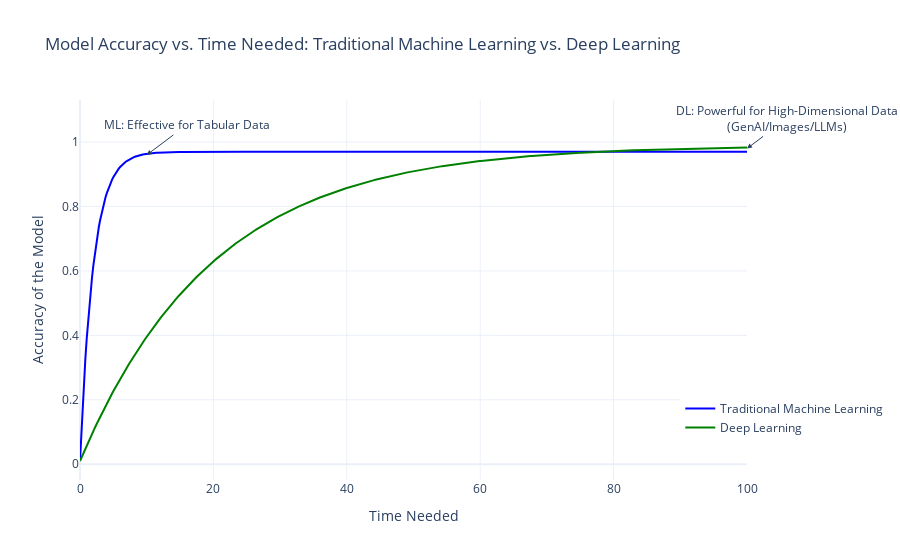

Notebook code for this chart:
### Markdown cell above
### Traditional Machine Learning vs. Deep Learning

In the context of model training, there are significant differences between traditional machine learning (ML) and deep learning (DL), especially in terms of the time required to achieve high accuracy and the types of data they handle effectively.

#### Traditional Machine Learning

- **Effective for Tabular Data**: Traditional ML algorithms, such as decision trees, random forests, and gradient boosting machines, are particularly effective for structured, tabular data.
- **Rapid Initial Improvement**: These algorithms tend to show rapid improvements in accuracy with relatively little computational effort. For example, they can quickly reach around 96% accuracy in the early stages of training.
- **Saturation Point**: Beyond a certain point, further improvements in accuracy become slow and incremental, often reaching a plateau.

#### Deep Learning

- **Powerful for High-Dimensional Data**: Deep learning models, such as neural networks, excel in handling unstructured data with high dimensionality, including images, text (LLMs), and audio. They are also used in generative AI (GenAI).
- **Higher Computational Cost**: Training deep learning models typically requires significantly more computational resources and time compared to traditional ML. These models ***might*** achieve higher accuracy then ML for the tabular data, but this is not always true.
- **Continued Improvement**: While deep learning models improve more slowly initially, they continue to make gains in accuracy over time by applying gradient descent and neural network, eventually surpassing traditional ML models for complex tasks.

#### Clarification on Machine Learning Terminology

In some contexts, the term **machine learning (ML)** is used broadly to include all forms of machine learning, including deep learning. However, in most cases, especially within this course, **machine learning** is used to refer to traditional statistical machine learning methods. Thus, we will distinguish between traditional ML and deep learning (DL) throughout this course.

The following graph illustrates these concepts by comparing the accuracy of traditional ML and DL models over time:

### Code cell
import numpy as np
import plotly.graph_objects as go

# Generate data for traditional machine learning
time = np.linspace(0, 100, 500)  # Time from 0 to 100 with 500 points
accuracy_ml = 0.96 * (1 - np.exp(-time/2)) + 0.01 
# Generate data for deep learning
accuracy_dl = 0.98 * (1 - np.exp(-time/20)) + 0.01  # Takes longer, reaches 98%, then slowly to 99%

# Create the plot
fig = go.Figure()

# Add traditional machine learning plot
fig.add_trace(go.Scatter(x=time, y=accuracy_ml, mode='lines', name='Traditional Machine Learning',
                         line=dict(color='blue')))

# Add deep learning plot
fig.add_trace(go.Scatter(x=time, y=accuracy_dl, mode='lines', name='Deep Learning',
                         line=dict(color='green')))

# Add annotations
fig.add_annotation(x=10, y=0.96, 
                   text="ML: Effective for Tabular Data",
                   showarrow=True,
                   arrowhead=2,
                   ax=40, ay=-30)

fig.add_annotation(x=100, y=0.98, 
                   text="DL: Powerful for High-Dimensional Data<br>(GenAI/Images/LLMs)",
                   showarrow=True,
                   arrowhead=2,
                   ax=40, ay=-30)

# Update layout
fig.update_layout(
    title='Model Accuracy vs. Time Needed: Traditional Machine Learning vs. Deep Learning',
    xaxis_title='Time Needed',
    yaxis_title='Accuracy of the Model',
    xaxis=dict(range=[0, 100]),  # Set x-axis range
    legend=dict(x=0.9, y=0.1),
    template='plotly_white'
)

# Show the plot
fig.show()

### Figure 1 — Plotly figure (JSON) as saved in the notebook; plotly's stock layout.template omitted (floating-point values rounded to 4 significant figures; data arrays with more than 128 entries replaced by an {"elided": "..."} marker saying what was removed)
{"data": [{"line": {"color": "blue"}, "mode": "lines", "name": "Traditional Machine Learning", "type": "scatter", "x": {"elided": "500 float values"}, "y": {"elided": "500 float values"}}, {"line": {"color": "green"}, "mode": "lines", "name": "Deep Learning", "type": "scatter", "x": {"elided": "500 float values"}, "y": {"elided": "500 float values"}}], "layout": {"annotations": [{"arrowhead": 2, "ax": 40, "ay": -30, "showarrow": true, "text": "ML: Effective for Tabular Data", "x": 10, "y": 0.96}, {"arrowhead": 2, "ax": 40, "ay": -30, "showarrow": true, "text": "DL: Powerful for High-Dimensional Data<br>(GenAI/Images/LLMs)", "x": 100, "y": 0.98}], "legend": {"x": 0.9, "y": 0.1}, "title": {"text": "Model Accuracy vs. Time Needed: Traditional Machine Learning vs. Deep Learning"}, "xaxis": {"range": [0, 100], "title": {"text": "Time Needed"}}, "yaxis": {"title": {"text": "Accuracy of the Model"}}}}
